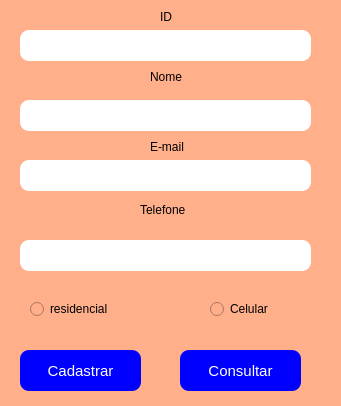
<?xml version="1.0" encoding="UTF-8"?>
<ui version="4.0">
 <class>Dialog</class>
 <widget class="QDialog" name="Dialog">
  <property name="geometry">
   <rect>
    <x>0</x>
    <y>0</y>
    <width>341</width>
    <height>406</height>
   </rect>
  </property>
  <property name="windowTitle">
   <string>Dialog</string>
  </property>
  <property name="autoFillBackground">
   <bool>false</bool>
  </property>
  <property name="styleSheet">
   <string notr="true">background-color:rgb(255, 176, 139); 
color:black;</string>
  </property>
  <widget class="QRadioButton" name="rbResidencial">
   <property name="geometry">
    <rect>
     <x>30</x>
     <y>300</y>
     <width>101</width>
     <height>18</height>
    </rect>
   </property>
   <property name="text">
    <string>residencial</string>
   </property>
  </widget>
  <widget class="QRadioButton" name="rbCelular">
   <property name="geometry">
    <rect>
     <x>210</x>
     <y>300</y>
     <width>101</width>
     <height>18</height>
    </rect>
   </property>
   <property name="styleSheet">
    <string notr="true"/>
   </property>
   <property name="text">
    <string>Celular</string>
   </property>
  </widget>
  <widget class="QPushButton" name="btnCadastro">
   <property name="geometry">
    <rect>
     <x>20</x>
     <y>350</y>
     <width>121</width>
     <height>41</height>
    </rect>
   </property>
   <property name="styleSheet">
    <string notr="true">background-color:blue; color:white;border-radius:9;font-size:15px;
</string>
   </property>
   <property name="text">
    <string>Cadastrar</string>
   </property>
  </widget>
  <widget class="QLabel" name="label">
   <property name="geometry">
    <rect>
     <x>140</x>
     <y>200</y>
     <width>61</width>
     <height>20</height>
    </rect>
   </property>
   <property name="text">
    <string>Telefone</string>
   </property>
  </widget>
  <widget class="QLabel" name="label_2">
   <property name="geometry">
    <rect>
     <x>150</x>
     <y>140</y>
     <width>47</width>
     <height>13</height>
    </rect>
   </property>
   <property name="text">
    <string>E-mail</string>
   </property>
  </widget>
  <widget class="QLabel" name="Nome">
   <property name="geometry">
    <rect>
     <x>150</x>
     <y>70</y>
     <width>47</width>
     <height>13</height>
    </rect>
   </property>
   <property name="text">
    <string>Nome</string>
   </property>
  </widget>
  <widget class="QPushButton" name="btnConsulta">
   <property name="geometry">
    <rect>
     <x>180</x>
     <y>350</y>
     <width>121</width>
     <height>41</height>
    </rect>
   </property>
   <property name="styleSheet">
    <string notr="true">background-color:blue; color:white;border-radius:9;font-size:15px;
</string>
   </property>
   <property name="text">
    <string>Consultar</string>
   </property>
  </widget>
  <widget class="QLabel" name="Nome_2">
   <property name="geometry">
    <rect>
     <x>160</x>
     <y>10</y>
     <width>47</width>
     <height>13</height>
    </rect>
   </property>
   <property name="text">
    <string>ID</string>
   </property>
  </widget>
  <widget class="QLineEdit" name="lineEdit">
   <property name="geometry">
    <rect>
     <x>20</x>
     <y>30</y>
     <width>291</width>
     <height>31</height>
    </rect>
   </property>
   <property name="styleSheet">
    <string notr="true">background-color:white;
border-radius:9px;
border-size:10px;

</string>
   </property>
  </widget>
  <widget class="QLineEdit" name="leNome">
   <property name="geometry">
    <rect>
     <x>20</x>
     <y>100</y>
     <width>291</width>
     <height>31</height>
    </rect>
   </property>
   <property name="styleSheet">
    <string notr="true">background-color:white;
border-radius:9px;
border-size:10px;

</string>
   </property>
  </widget>
  <widget class="QLineEdit" name="leEmail">
   <property name="geometry">
    <rect>
     <x>20</x>
     <y>160</y>
     <width>291</width>
     <height>31</height>
    </rect>
   </property>
   <property name="styleSheet">
    <string notr="true">background-color:white;
border-radius:9px;
border-size:10px;

</string>
   </property>
  </widget>
  <widget class="QLineEdit" name="leTelefone">
   <property name="geometry">
    <rect>
     <x>20</x>
     <y>240</y>
     <width>291</width>
     <height>31</height>
    </rect>
   </property>
   <property name="styleSheet">
    <string notr="true">background-color:white;
border-radius:9px;
border-size:10px;

</string>
   </property>
  </widget>
 </widget>
 <resources/>
 <connections/>
</ui>
